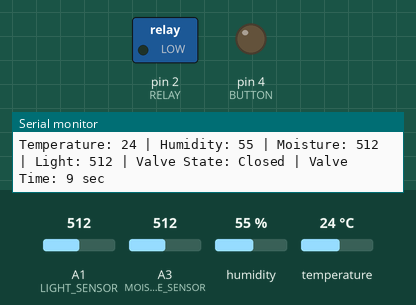
This sketch was run on a simulated Arduino Uno, built with avr-gcc and run on an emulated ATmega328P. On the bench: switched loads named in the sketch (green lamp = pin HIGH), output pins drawn as LEDs (lit = HIGH), the last lines printed to the serial monitor. The test bench sets the inputs (shaded band); at power-on: A3 (MOISTURE_SENSOR) = 512, humidity 55 %, A1 (LIGHT_SENSOR) = 512, temperature 24 °C.

Above: at 1.2 s.
1.3 s: A3 (MOISTURE_SENSOR) set to 687
2.8 s: A3 (MOISTURE_SENSOR) set to 711
At 4.0 s:
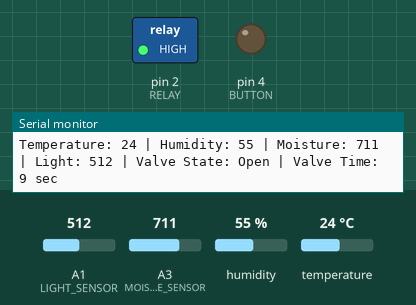
4.3 s: humidity set to 73 %
10.3 s: humidity set to 76 %
12.0 s: humidity set to 74 %
Timing chart, 0 to 15.0 s (numbered marks = the images above; inputs shaded):
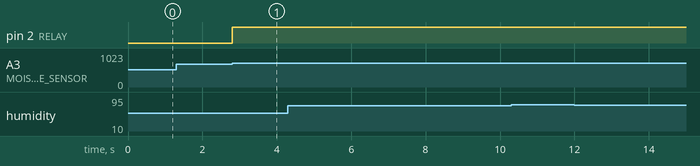

Measured:
- the behaviour switches between 700 and 701 on A3 (MOISTURE_SENSOR) (found by bisection; images 0 and 1)
- after the input at 2.8 s, pin 2 (RELAY): LOW → HIGH at once

The sketch:

plant.ino
```cpp
/*****************************************************************************
 * Brief Project Info:
 *
 * This Arduino firmware is designed to interface with various sensors and
 * control devices for an automated irrigation system.
 *
 * It reads data from a DHT11 temperature and humidity sensor,
 * a light sensor (photo-resistor), and a soil moisture sensor.
 *
 * The system controls a relay to activate a water pump based on soil moisture levels
 * and provides an override function using a button.
 *
 * Sensor data and system status are communicated via the serial monitor.
 *
 * User Defined Functions Used:
 *  - checkMoisture(int moist): Check soil moisture and control valve.
 *  - checkValve(unsigned long elapsedTime): Check and control the valve state.
 *  - setValveTime(int humidity): Set the time duration for valve operation.
 *  - buttonPressed(): Control valve override using a button press.
 *  - getSensorValues(): Obtain sensor readings for temperature, humidity, light,
 *    and soil moisture.
 *  - printSerial(unsigned long elapsedTime): Print sensor data and valve status
 *    to the serial monitor.
 *
 * Original Date of Creation: 16 November 2021
 *
 *****************************************************************************/

// Adafruit library used to interface with DHT 11 Temperature and Humidity Sensor
#include <Adafruit_Sensor.h>

// Specific library for DHT sensors
#include <DHT.h>

// Light Sensor (Photo-resistor) to be connected to Analog 1
#define LIGHT_SENSOR    A1

// Soil Moisture sensor to be connected to Analog 3
#define MOISTURE_SENSOR A3

// DHT Sensor to be connected to Digital Pin 3
#define DHT_SENSOR      3

// Relay (for controlling pump) connected to Digital Pin 2
#define RELAY   2

// Button for closing valve (override)
#define BUTTON  4

// Defining which type of DHT sensor in use
#define DHTTYPE DHT11

// Initialise DHT for 16mhz Arduino
DHT dht_sensor = DHT(DHT_SENSOR, DHTTYPE);


// Seperate sensor values
int temperature, humidity, moisture, light, buttonstatus;

// Time for which the valve opens, determined by humidity
int valveTime;

// Moisture level at which pump will turn on
int moistureThreshold = 700;

// State of solenoid valve
bool valveState;

// Current state of valve
bool currentState = LOW;

// Used for multithreading
unsigned long prevTime = millis();

// Setup Function
void setup(){
  // Defining Light sensor pin as INPUT
    pinMode(LIGHT_SENSOR, INPUT);
  // Defining Relay pin as OUTPUT
    pinMode(RELAY, OUTPUT);
  // Defining the soil moisture pin as INPUT
    pinMode(MOISTURE_SENSOR, INPUT);
  // Defining the button as OUTPUT
    pinMode(BUTTON, OUTPUT);
  // begin() used to begin communication with DHT sensor
    dht_sensor.begin();
  // Serial communication started with Baud Rate = 9600
    Serial.begin(9600);
}

// Function to check Soil Moisture
void checkMoisture(int moist){
  // Check if soil moisture is low; if low, turn on valve
    if (moist > moistureThreshold)
    {
        valveState = HIGH;
    }
}

// Function to check the Valve state and change it if necessary
void checkValve(unsigned long elapsedTime){
  // Check if the valve needs to be opened, do so if required
    static unsigned long timeCounter = 0;
    if (valveState == HIGH)
    {
        currentState = HIGH;
        digitalWrite(RELAY, currentState);
        timeCounter += elapsedTime;
        if (timeCounter >= valveTime)
        {
            currentState = LOW;
            digitalWrite(RELAY, currentState);
            timeCounter -= valveTime;
            valveState = LOW;
        }
    }
}

// Function to set the amount of time for which Valve is open
void setValveTime(int humidity){
  // Check humidity level and map the values to time to keep valve open
    valveTime = map(humidity, 1, 100, 15000, 5000);
}

// Function to Open the Valve by using Override Button
void buttonPressed(){
  // Open the valve if the button is pressed
    if (digitalRead(BUTTON))
    {
        digitalWrite(RELAY, HIGH);
        valveState = HIGH;
    }
    else
    {
        digitalWrite(RELAY, LOW);
        valveState = LOW;
    }
}

// Function to obtain the sensor values
void getSensorValues(){
  // Get temperature in Celsius
    temperature = dht_sensor.readTemperature();
  // Get relative humidity percent (% in air)
    humidity = dht_sensor.readHumidity();
  // Get reading from Light sensor
    light = analogRead(LIGHT_SENSOR);

  // Obtain Soil moisture level (Dry Soil -> Higher value, Wet Soil -> Lower value)
  // For Reference: Sensor Reading in open air ~ 800 , Sensor Reading in freshly watered soil ~ 200 - 265
    moisture = analogRead(MOISTURE_SENSOR);
}

// Function to print the Sensor Values and Valve status on Serial Monitor
void printSerial(unsigned long elapsedTime){
    static unsigned long timeCounter = 0;
    int printInterval = 1000;

    timeCounter += elapsedTime;
    if (timeCounter >= printInterval)
    {
      // Print sensor values to the serial monitor in readable format
        Serial.print("Temperature: ");
        Serial.print(temperature);
        Serial.print(" | Humidity: ");
        Serial.print(humidity);
        Serial.print(" | Moisture: ");
        Serial.print(moisture);
        Serial.print(" | Light: ");
        Serial.print(light);
        Serial.print(" | Valve State: ");
        Serial.print(valveState ? "Open" : "Closed");
        Serial.print(" | Valve Time: ");
        Serial.print(valveTime / 1000);
        Serial.println(" sec");
        timeCounter -= printInterval;
    }
}

// Loop Function (main)
void loop(){
    unsigned long elapsedTime = millis() - prevTime;
    prevTime = prevTime + elapsedTime;

    getSensorValues();
    setValveTime(humidity);
    checkMoisture(moisture);

    checkValve(elapsedTime);
    printSerial(elapsedTime);
}
```
